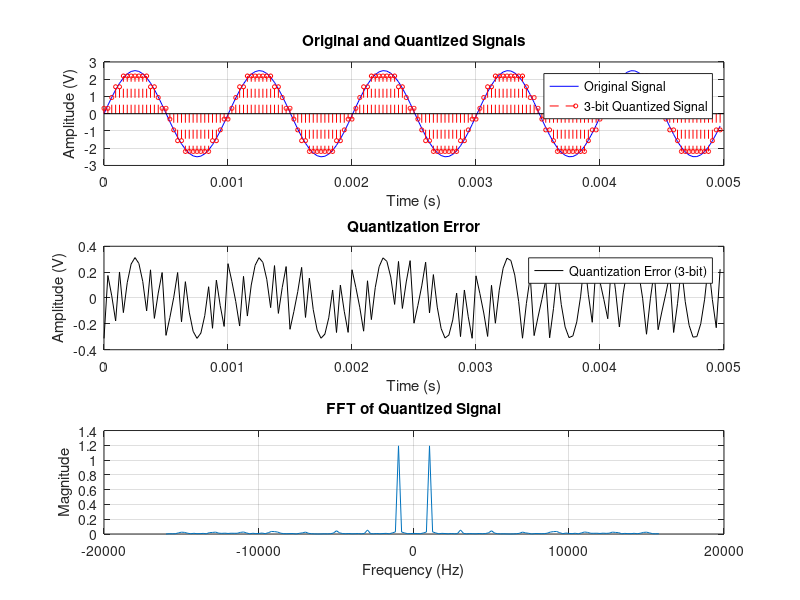
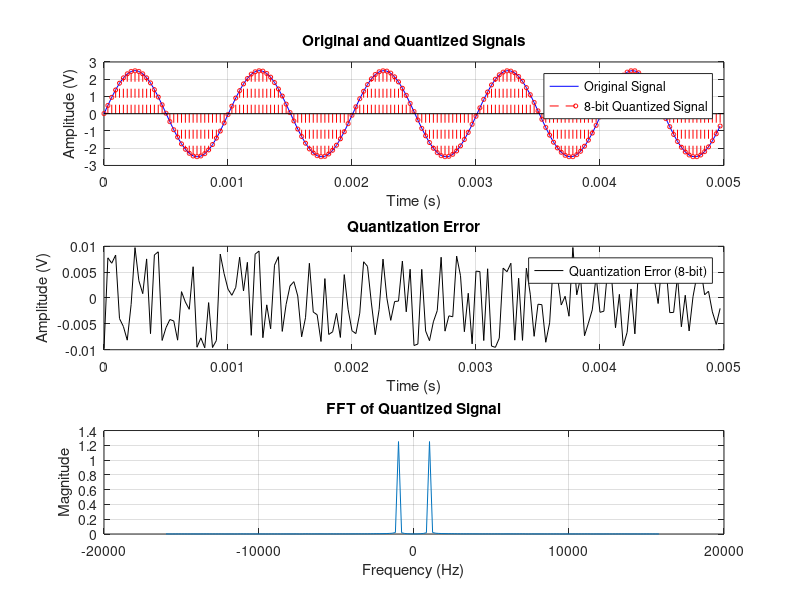

Reproduce these figures in MATLAB, in order.
close all;
clc;
clear all;

% Parameters
fs = 32000;              % Sampling frequency in Hz (32 kHz)
t = 0:1/fs:0.005-1/fs;   % Time vector for 5 ms duration (sampling interval)
f_signal = 997;          % Signal frequency in Hz (997 Hz sine wave)
V_min = -2.5;            % Minimum voltage (V) for scaling
V_max = 2.5;             % Maximum voltage (V) for scaling
N_bits = [3, 8];         % ADC bit resolutions (3-bit and 8-bit resolutions)

% Generate the continuous-time sine wave signal with 2.5 V amplitude
signal = 2.5 * sin(2 * pi * f_signal * t);

% Loop through each ADC resolution specified in N_bits
for N = N_bits
    % Calculate the total number of quantization levels based on the bit depth
    num_levels = 2^N;
    
    % Calculate the quantization step size (Least Significant Bit, LSB)
    LSB = (V_max - V_min) / num_levels;
    
    % Perform uniform quantization by determining the quantization indices
    quantized_indices = floor((signal - V_min) / LSB);  % Calculate the quantization index for each sample
    quantized_indices = min(quantized_indices, num_levels - 1); % Ensure indices do not exceed the maximum index
    quantized_signal = V_min + (quantized_indices + 0.5) * LSB; % Assign the quantized signal (mid-rise quantization)

    % Calculate the quantization error, which is the difference between the original and quantized signals
    quantization_error = signal - quantized_signal;
    
    % Calculate the power of the signal and the quantization noise using RMS (Root Mean Square)
    signal_power = rms(quantized_signal).^2;  % Compute the signal power (square of RMS value)
    noise_power = rms(quantization_error).^2;  % Compute the noise power (square of RMS value of error)
    
    % Compute the Signal-to-Quantization-Noise Ratio (SQNR) in decibels (dB)
    SQNR = 10 * log10(signal_power / noise_power);
    
    % Theoretical SQNR for uniform quantization, based on the bit depth (N)
    SQNR_theoretical = 6.02 * N + 1.76;  % Theoretical SQNR calculated using the bit depth formula

    % Create a new figure for plotting results for each bit resolution
    figure(N)
    
    % Plot the original (scaled) and quantized signals in the first subplot
    subplot(3, 1, 1);
    plot(t, signal, 'b', 'DisplayName', 'Original Signal');  % Plot the original sine wave
    hold on;
    stem(t, quantized_signal, 'r--', 'DisplayName', sprintf('%d-bit Quantized Signal', N), 'MarkerSize', 3);  % Plot the quantized signal
    title('Original and Quantized Signals');  % Title for the plot
    xlabel('Time (s)');  % X-axis label (Time in seconds)
    ylabel('Amplitude (V)');  % Y-axis label (Voltage in volts)
    legend;  % Display the legend
    grid on;  % Enable grid on the plot
    
    % Plot the quantization error in the second subplot
    subplot(3, 1, 2);
    plot(t, quantization_error, 'k', 'DisplayName', sprintf('Quantization Error (%d-bit)', N));  % Plot quantization error
    title('Quantization Error');  % Title for the plot
    xlabel('Time (s)');  % X-axis label (Time in seconds)
    ylabel('Amplitude (V)');  % Y-axis label (Voltage in volts)
    legend;  % Display the legend
    grid on;  % Enable grid on the plot
    
    % Compute and plot the FFT of the quantized signal in the third subplot
    N_fft = length(quantized_signal);  % Length of the signal
    f = (-fs/2:fs/N_fft:fs/2-fs/N_fft);  % Frequency vector for plotting FFT
    
    % Compute the FFT of the quantized signal and shift zero frequency to center
    quantized_signal_fft = fftshift(abs(fft(quantized_signal)))/length(quantized_signal);
    
    subplot(3, 1, 3);
    plot(f, quantized_signal_fft);  % Plot the magnitude of the FFT
    title('FFT of Quantized Signal');
    xlabel('Frequency (Hz)');  % X-axis label (Frequency in Hz)
    ylabel('Magnitude');  % Y-axis label (Magnitude)
    grid on;  % Enable grid on the plot

    % SNR Calculation in the 0-2 kHz bandwidth
    % Find indices corresponding to 0 Hz and 2 kHz in the frequency vector
    f_min = -8000;  % Min frequency in Hz
    f_max = 8000;  % Max frequency in Hz (2 kHz)
    BW=f_max-f_min;
    signal_band_indices = find(f >= f_min & f <= f_max);  % Indices of signal bandwidth (0-2 kHz)

    N_FFT = length(quantized_signal);     % Number of sample
    signal_fft=fft(quantized_signal);
    noise_fft=fft(quantization_error);

    signal_freq_power = rms(abs(signal_fft))^2;  % Signal power (RMS value squared, only positive frequencies)
    %noise_power = rms(abs(noise_fft))^2;  % Noise power (RMS value squared, only positive frequencies)

    noise_power = sum(abs(noise_fft(signal_band_indices)).^2)/N_FFT;  % Noise power (RMS value squared, only positive frequencies)

    % Calculate the SNR in the 0-2 kHz bandwidth
    SNR_bandwidth = 10 * log10(signal_freq_power / noise_power);
    
    % Display the SNR for the 0-2 kHz bandwidth
    fprintf('Measured %d-bit ADC: SQNR = %.2f dB\n', N, SQNR);
    fprintf('Theoretical SQNR: %.2f dB\n', SQNR_theoretical);
    fprintf('Theoretical SQNR  proccess gain : %.2f dB\n', SQNR_theoretical+10*log10((fs/2)/(BW/2))); % We also use negative frequencies
    fprintf('Measured %d-bit ADC: SNR (0-2 kHz) = %.2f dB\n', N, SNR_bandwidth);

    % Analyze the quantization error at specific time points

    % Specify the time points (in seconds) for error analysis
    time_points = [437.5e-6];  % Example time points: 437.5 µs (0.4375 ms)

    % Convert the time points to sample indices
    indices = round(time_points * fs) + 1;  % Convert time to sample index (1-based indexing in MATLAB)

    % Calculate the quantization errors at the specified sample indices
    quantization_errors = signal(indices) - quantized_signal(indices);

    % Display the quantization error at each specified time point
    for i = 1:length(time_points)
        fprintf('At t = %f s:\n', time_points(i));
        fprintf('  Original Signal Value: %.4f V\n', signal(indices(i)));  % Original signal value at the time point
        fprintf('  Quantized Signal Value: %.4f V\n', quantized_signal(indices(i)));  % Quantized signal value at the time point
        fprintf('  Quantization Error: %.4f V\n\n', quantization_errors(i));  % Quantization error at the time poin
    end
    fprintf("-------------------------------------------\n \n");
end
